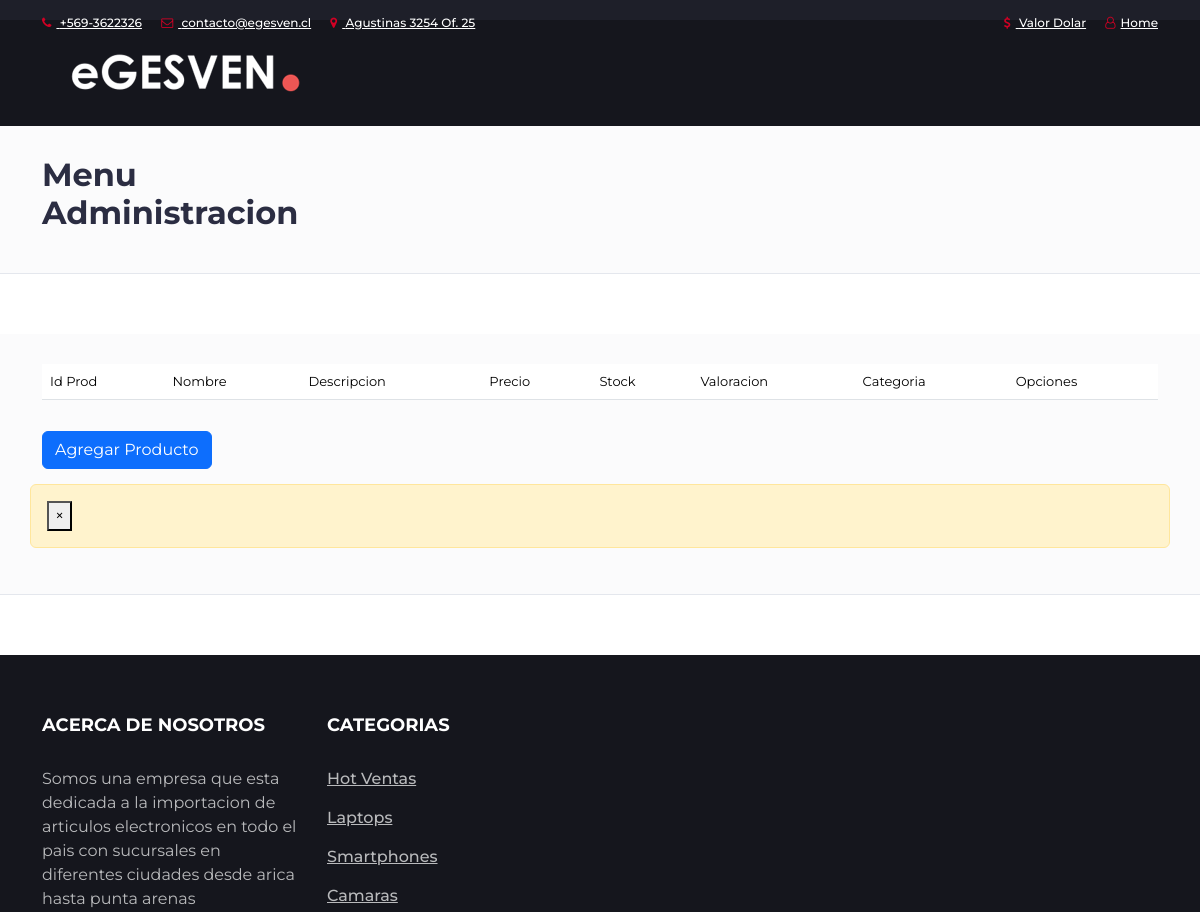
Page /administrador (upper part) on the earlier database version.
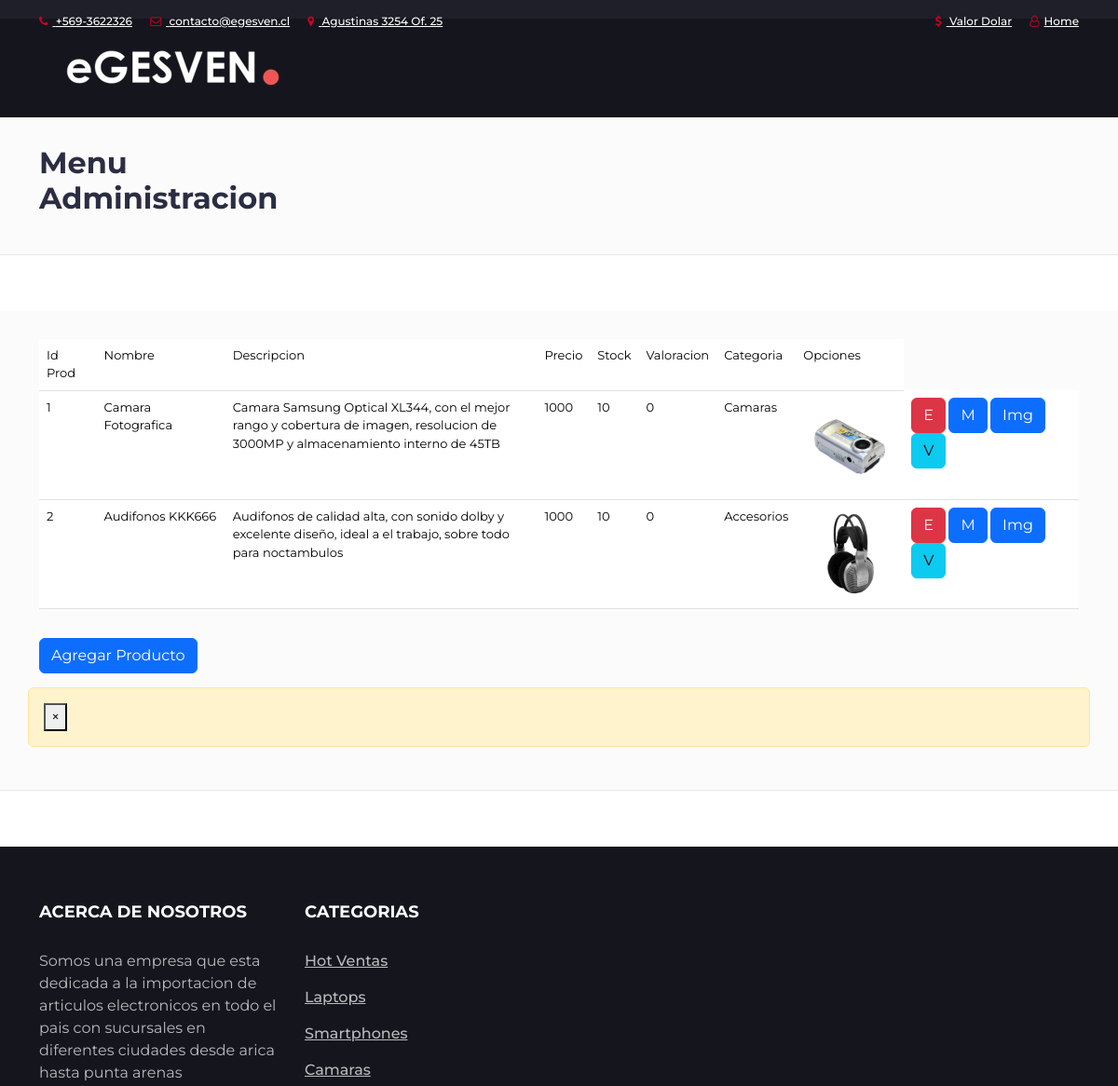
Same page on the later database version.
### web/models.py (models this page shows, shortened)
class Productos(models.Model):
    idproducto = models.AutoField(primary_key=True)
    nombre = models.CharField(max_length=60)
    descripcion = models.CharField(max_length=100)
    precio = models.IntegerField()
    stock = models.IntegerField()
    foto = models.ImageField(upload_to='fotos',default='fotos/no-disponible.jpg')
    valoracion = models.IntegerField()
    idcategoria = models.ForeignKey(Categoria, models.DO_NOTHING, db_column='idcategoria')

class Categoria(models.Model):
    idcategoria = models.AutoField(primary_key=True)
    descripcion = models.CharField(max_length=50)

### web/views.py (the view)
# urls.py: path('administrador', admin,name='ADM'),
def admin(request):
    contexto={}
    categorias=Categoria.objects.all()
    contexto["categorias"]=categorias
    productos= Productos.objects.all()
    contexto["data"]=productos
    return render(request,'admin.html',contexto)

### web/templates/admin.html (shortened to what this page needs)
{% extends "base_admin.html" %}
{% load static %}
{% block contenido1 %}
<div id="breadcrumb" class="section">
  <div class="container">
    <div class="row">
      <div class="col-md-4">
        <h2>Menu Administracion</h2>
      </div>
    </div>
  </div>
</div>
{% endblock contenido1 %}
{% block contenido2 %}
<div id="breadcrumb" class="section">
  <div class="container">
    <div class="row">
      <div class="col-md-12" style="font-size: small;">
        <table class="table table-hover">
          <tr>
            <td>Id Prod</td>
            <td>Nombre</td>
            <td>Descripcion</td>
            <td>Precio</td>
            <td>Stock</td>
            <td>Valoracion</td>
            <td>Categoria</td>
            <td>Opciones</td>
          </tr>
          {% for X in data %}
          <tr>
            <td>{{X.idproducto}}</td>
            <td>{{X.nombre}}</td>
            <td style="width: 30%;">{{X.descripcion}}</td>
            <td>{{X.precio}}</td>
            <td>{{X.stock}}</td>
            <td>{{X.valoracion}}</td>
            <td>{{X.idcategoria.descripcion}}</td>
            <td> <img src="{{X.foto.url}}" alt="" srcset="" width="100px" height="100px"> </td>
            <td>
              <button type="button" class="btn btn-danger" data-bs-toggle="modal"
                onclick="eliminar({{X.idproducto}},'{{X.nombre}}')">E</button>
              <button type="button" class="btn btn-primary" data-bs-toggle="modal" data-bs-target="#modificarProducto"
                onclick="modificar({{X.idproducto}},'{{X.nombre}}','{{X.descripcion}}',{{X.precio}},{{X.stock}})">M</button>
              <button type="button" class="btn btn-primary" data-bs-toggle="modal" data-bs-target="#imagenProducto"
                onclick="imagen({{X.idproducto}})">Img</button>
              <button type="button" class="btn btn-info" data-bs-toggle="modal"
                data-bs-target="#nuevoProducto">V</button>
            </td>
          </tr>
          {% endfor %}
        </table>
      </div>
      <div class="col-md-12" style="padding-top: 15px;">
        <button type="button" class="btn btn-primary" class="btn btn-primary" data-bs-toggle="modal"
          data-bs-target="#nuevoProducto">Agregar Producto</button>
      </div>
      <div class="alert alert-warning alert-dismissible" role="alert" style="margin-top:15px;">
        <button type="button" class="close" data-dismiss="alert" aria-label="Close"><span
            aria-hidden="true">&times;</span></button>
      </div>
    </div>
  </div>
</div>
</div>
{% endblock contenido2 %}

### web/templates/base_admin.html (shortened to what this page needs)
<!DOCTYPE html>
{% load static %}
<html lang="en">
  <head>
  <link href="https://cdn.jsdelivr.net/npm/bootstrap@5.3.3/dist/css/bootstrap.min.css" rel="stylesheet">
    <link type="text/css" rel="stylesheet" href="{% static 'css/slick.css' %}" />
    <link type="text/css" rel="stylesheet" href="{% static 'css/slick-theme.css' %}" />
    <link type="text/css" rel="stylesheet" href="{% static 'css/nouislider.min.css' %}" />
    <link rel="stylesheet" href="{% static 'css/font-awesome.min.css' %}" />
    <link type="text/css" rel="stylesheet" href="{% static 'css/style.css' %}" />
  </head>
  <body>
    <header>
      <div id="top-header">
        <div class="container">
          <ul class="header-links pull-left">
            <li>
              <a href="#"><i class="fa fa-phone"></i> +569-3622326</a>
            </li>
            <li>
              <a href="#"><i class="fa fa-envelope-o"></i> contacto@egesven.cl</a>
            </li>
            <li>
              <a href="#"><i class="fa fa-map-marker"></i> Agustinas 3254 Of. 25</a>
            </li>
          </ul>
          <ul class="header-links pull-right">
            <li>
              <a href="#"><i class="fa fa-dollar"></i><label id="dolar"></label> Valor Dolar</a>
            </li>
            <li>
              <a href="{% url 'IND' %}"><i class="fa fa-user-o"></i>Home</a>
            </li>
          </ul>
        </div>
      </div>
      <div id="header">
        <div class="container">
          <div class="row">
            <div class="col-md-3">
              <div class="header-logo">
                <a href="#" class="logo"><img src="{% static './img/logo-eGESVEN.png' %}" alt="" /></a>
              </div>
            </div>
            <div class="col-md-3 clearfix">
            </div>
          </div>
        </div>
      </div>
    </header>
    {% block contenido1 %}
    {% endblock contenido1 %}
    <div class="section">
      {% block contenido2 %}
      {% endblock contenido2 %}
    <footer id="footer">
      <div class="section">
        <div class="container">
          <div class="row">
            <div class="col-md-3 col-xs-6">
              <div class="footer">
                <h3 class="footer-title">Acerca de Nosotros</h3>
                <p>Somos una empresa que esta dedicada a la importacion de articulos electronicos en todo el pais con sucursales en diferentes ciudades desde arica hasta punta arenas </p>
              </div>
            </div>
            <div class="col-md-3 col-xs-6">
              <div class="footer">
                <h3 class="footer-title">Categorias</h3>
                <ul class="footer-links">
                  <li>
                    <a href="#">Hot Ventas</a>
                  </li>
                  <li>
                    <a href="#">Laptops</a>
                  </li>
                  <li>
                    <a href="#">Smartphones</a>
                  </li>
                  <li>
                    <a href="#">Camaras</a>
                  </li>
                </ul>
              </div>
            </div>
          </div>
        </div>
      </div>
    </footer>
  </body>
</html>

### web/static/css/style.css (style rules this page uses)
body { font-family: 'Montserrat', sans-serif; font-weight: 400; color: #333; }
h1, h2, h3, h4, h5, h6 { color: #2B2D42; font-weight: 700; margin: 0 0 10px; }
a { color: #2B2D42; font-weight: 500; -webkit-transition: 0.2s color; transition: 0.2s color; }
ul, ol { margin: 0; padding: 0; list-style: none }
.section { padding-top: 30px; padding-bottom: 30px; }
#breadcrumb { padding: 30px 0px; background: #FBFBFC; border-bottom: 1px solid #E4E7ED; margin-bottom: 30px; }
#top-header { padding-top: 10px; padding-bottom: 10px; background-color: #1E1F29; }
.header-links li { display: inline-block; margin-right: 15px; font-size: 12px; }
.header-links li:last-child { margin-right: 0px; }
.header-links li a { color: #FFF; }
.header-links li i { color: #D10024; margin-right: 5px; }
#header { padding-top: 15px; padding-bottom: 15px; background-color: #15161D; }
.header-logo { float: left; }
.header-logo .logo img { display: block; }
#footer { background: #15161D; color: #B9BABC; }
.footer { margin: 30px 0px; }
.footer .footer-title { color: #FFF; text-transform: uppercase; font-size: 18px; margin: 0px 0px 30px; }
.footer-links li+li { margin-top: 15px; }
.footer-links li a { color: #B9BABC; }

Differences in the rows shown:
added Productos: idproducto "1", nombre "Camara Fotografica", descripcion "Camara Samsung Optical XL344, con el mejor rango y cobertura de imagen, resolucion de 3000MP y almacenamiento interno de 45TB", precio "1000", stock "10", valoracion "0", idcategoria.descripcion "Camaras", foto (picture)
added Productos: idproducto "2", nombre "Audifonos KKK666", descripcion "Audifonos de calidad alta, con sonido dolby y excelente diseño, ideal a el trabajo, sobre todo para noctambulos", precio "1000", stock "10", valoracion "0", idcategoria.descripcion "Accesorios", foto (picture)
